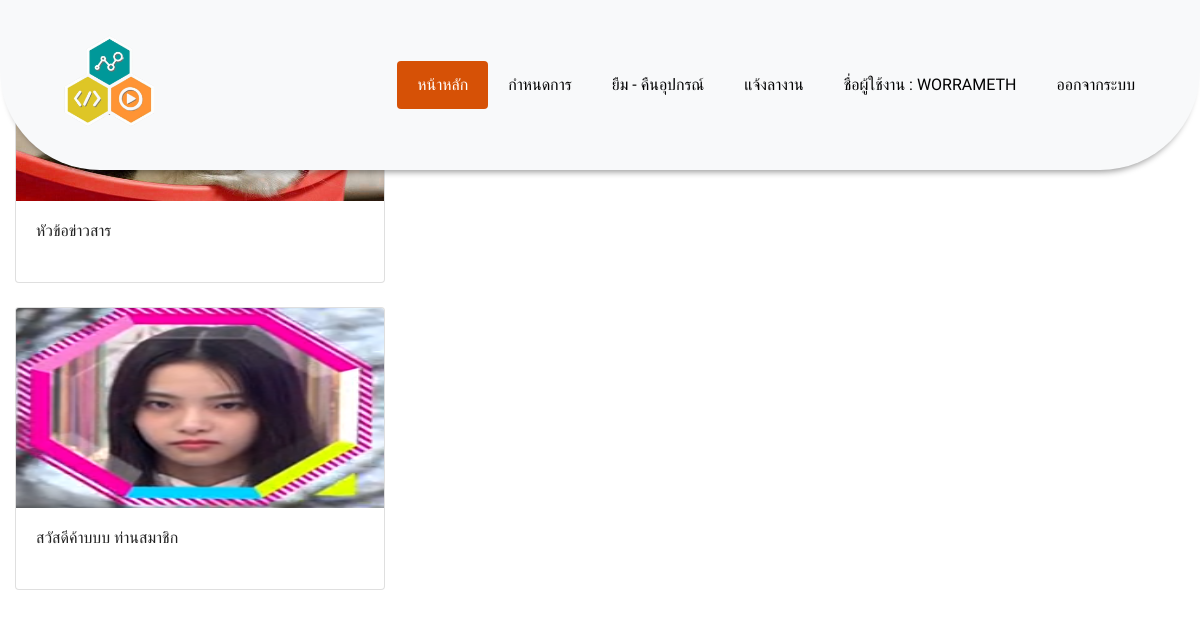
/Employee/index123.php (signed in), run on an earlier commit of the app's database.
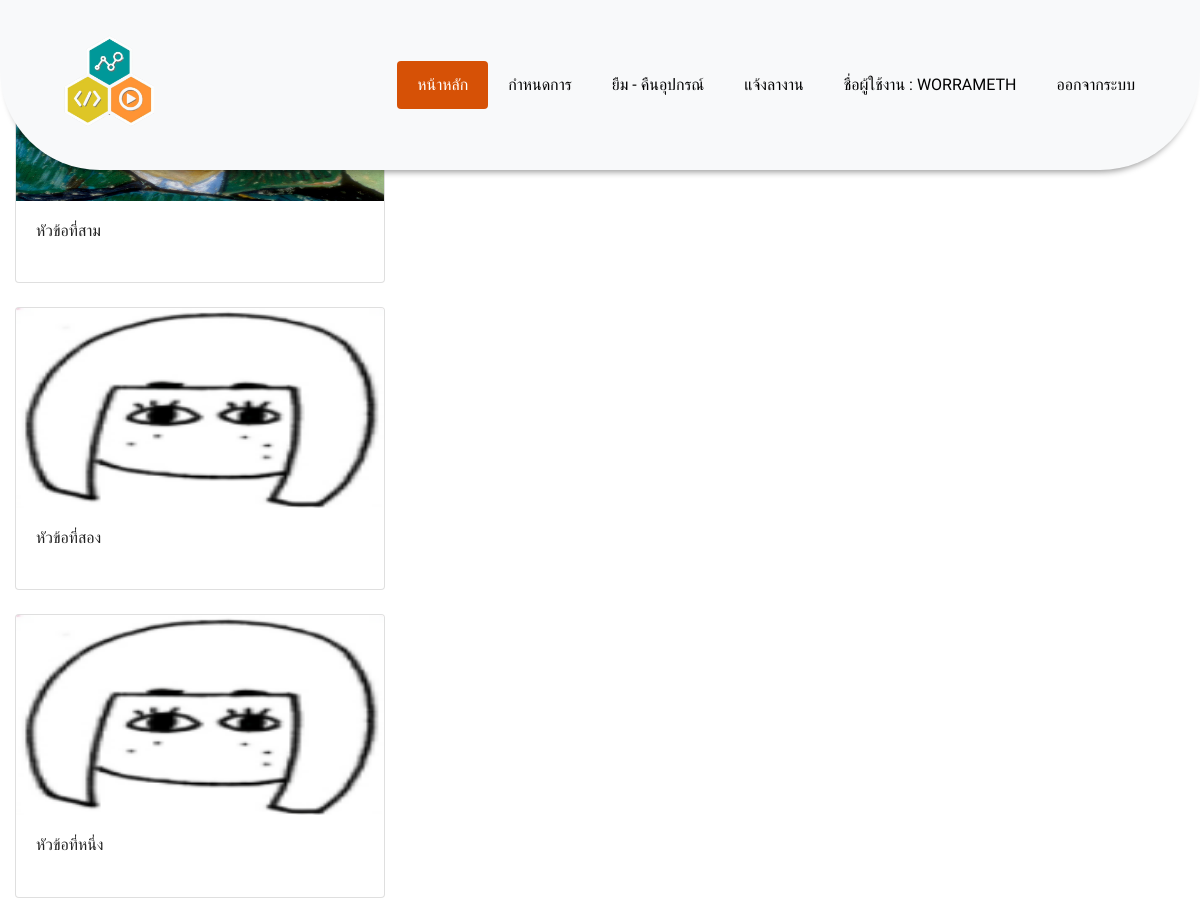
And on a later commit of the database.
### tables this page shows
CREATE TABLE `news` (
  `newsId` int(1) NOT NULL,
  `headline` varchar(255) NOT NULL,
  `image` varchar(255) NOT NULL,
  `filename` varchar(255) NOT NULL,
  `upload_time` datetime NOT NULL
);

### Employee/index123.php (the view, shortened to what this page needs)
<?php
include_once '../connect.php';
if (!$_SESSION["username"] || $_SESSION["role"] != "Employee"){
	if($_SESSION["role"] == 'Manager'){
		Header("Location: ../Manager/index.php");
	}
	elseif($_SESSION["role"] == 'HR'){
		Header("Location: ../HR/index.php");
	}
	else{
		Header("Location: ../index.php");
	}
}else{ ?>
<!DOCTYPE html>
<html lang="en">
<head>
    <link rel="stylesheet" href="../css/bootstrap.min.css">
    <link rel="stylesheet" href="../css/styleindex.css">
    <link rel="stylesheet" href="../css/responsive.css">
    <link rel="stylesheet" href="../css/custom.css">
</head>
<body style="font-family: 'Prompt', sans-serif;">
	<header class="top-navbar">
		<nav class="navbar navbar-expand-lg navbar-light bg-light">
			<div class="container">
				<a class="navbar-brand" href="index.html">
					<img src="../img/logo.png" width="130" height="130"  alt="" />
				</a>
				<div class="collapse navbar-collapse" id="navbars-rs-food">
					<ul class="navbar-nav ml-auto">
						<li class="nav-item active"><a class="nav-link" href="index.php">หน้าหลัก</a></li>
						<li class="nav-item"><a class="nav-link" href="news.php">กำหนดการ</a></li>
						<li class="nav-item"><a class="nav-link" href="borrow.php">ยืม - คืนอุปกรณ์</a></li>
						<li class="nav-item"><a class="nav-link" href="show_leave.php">แจ้งลางาน</a></li>
						<li class="nav-item"><a class="nav-link" >ชื่อผู้ใช้งาน : <?php echo $_SESSION['username'];?></a></li>
      			<li class="nav-item"><a class="nav-link" href="../logout.php">ออกจากระบบ</a></li>
					</ul>
				</div>
			</div>
		</nav>
	</header>
	<?php
    $sql = $conn->query("SELECT * FROM news ORDER BY newsId DESC Limit 3");
    while($row=$sql->fetch_assoc()){
  ?>
  <div class="col-lg-4 col-md-6 mb-4">
  <div class="card h-100">
    <a href=uploads/<?=$row['filename'];?> download><img style="width:100%; height:200px" class="card-img-top" src="../HR/uploads/<?php echo$row['image']; ?>" alt=""></a>
    <div class="card-body">
      <h4 class="card-title">
        <a href="view_detail.php?id_product=<?php echo$row['newsId']; ?>"><?php echo$row['headline']; ?></a>
      </h4>
    </div>
  </div>
  </div>
  <?php } ?>
</body>
</html>
<?php }?>

### css/styleindex.css (style rules this page uses)
body { color: #666666; font-size: 15px; font-family: 'Prompt', sans-serif; line-height: 1.80857; }
a { color: #1f1f1f; text-decoration: none !important; outline: none !important; -webkit-transition: all .3s ease-in-out; -moz-transition: all .3s ease-in-out; -ms-transition: all .3s ease-in-out; -o-transition: all .3s ease-in-out; transition: all .3s ease-in-out; }
h1, h2, h3, h4, h5, h6 { font-family: 'Prompt', sans-serif !important; letter-spacing: 0; font-weight: normal; position: relative; padding: 0 0 10px 0; font-weight: normal; line-height: 120% !important; color: #1f1f1f; margin: 0 }
h4 { font-size: 16px }
h1 a, h2 a, h3 a, h4 a, h5 a, h6 a { color: #212121; text-decoration: none!important; opacity: 1 }
a { color: #1f1f1f; text-decoration: none; outline: none; }
a, .btn { text-decoration: none !important; outline: none !important; -webkit-transition: all .3s ease-in-out; -moz-transition: all .3s ease-in-out; -ms-transition: all .3s ease-in-out; -o-transition: all .3s ease-in-out; transition: all .3s ease-in-out; }
ul, li, ol { list-style: none; margin: 0px; padding: 0px; }
.top-navbar { position: relative; z-index: 10; }
.top-navbar .navbar { padding: 15px 0px; position: fixed; width: 100%; border-radius: 0px 0px 100px 100px; transition: height .3s ease-out, background .3s ease-out, box-shadow .3s ease-out; -webkit-transform: translate3d(0, 0, 0); transform: translate3d(0, 0, 0); -webkit-box-shadow: 0 8px 6px -6px rgba(0, 0, 0, 0.4); box-shadow: 0 8px 6px -6px rgba(0, 0, 0, 0.4); z-index: 100; }
.top-navbar .navbar-light .navbar-nav .nav-link { color: #010101; font-size: 16px; padding: 10px 20px; border-radius: 4px; text-transform: uppercase; }
.top-navbar .navbar-light .navbar-nav .nav-item.active .nav-link { background: #d65106; color: #ffffff; border-radius: 4px; }

What changed in the data, as far as the page shows it:
removed news: headline "หัวข้อข่าวสาร"
removed news: image (picture), headline "สวัสดีค้าบบบ ท่านสมาชิก"
added news: headline "หัวข้อที่สาม"
added news: image (picture), headline "หัวข้อที่สอง"
added news: image (picture), headline "หัวข้อที่หนึ่ง"
